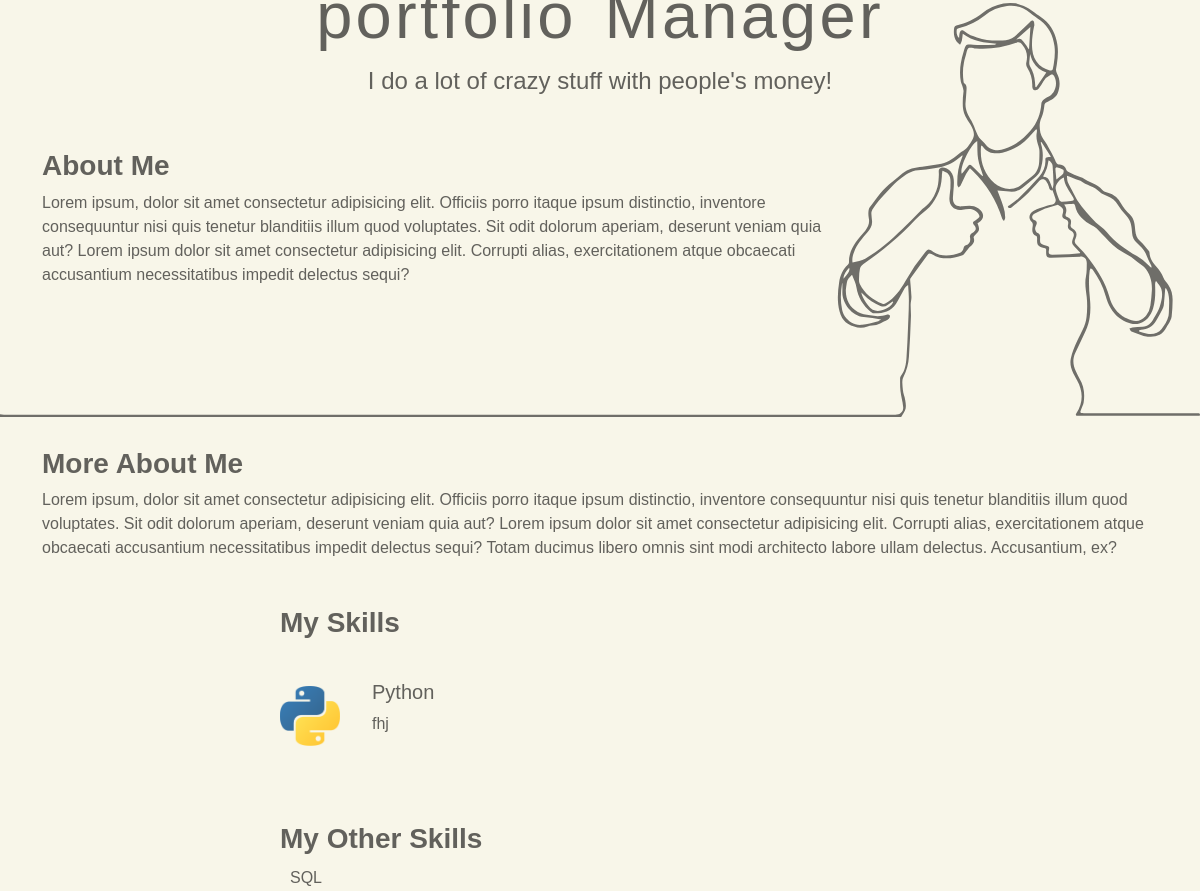
/ (middle part), run on an earlier commit of the app's database.
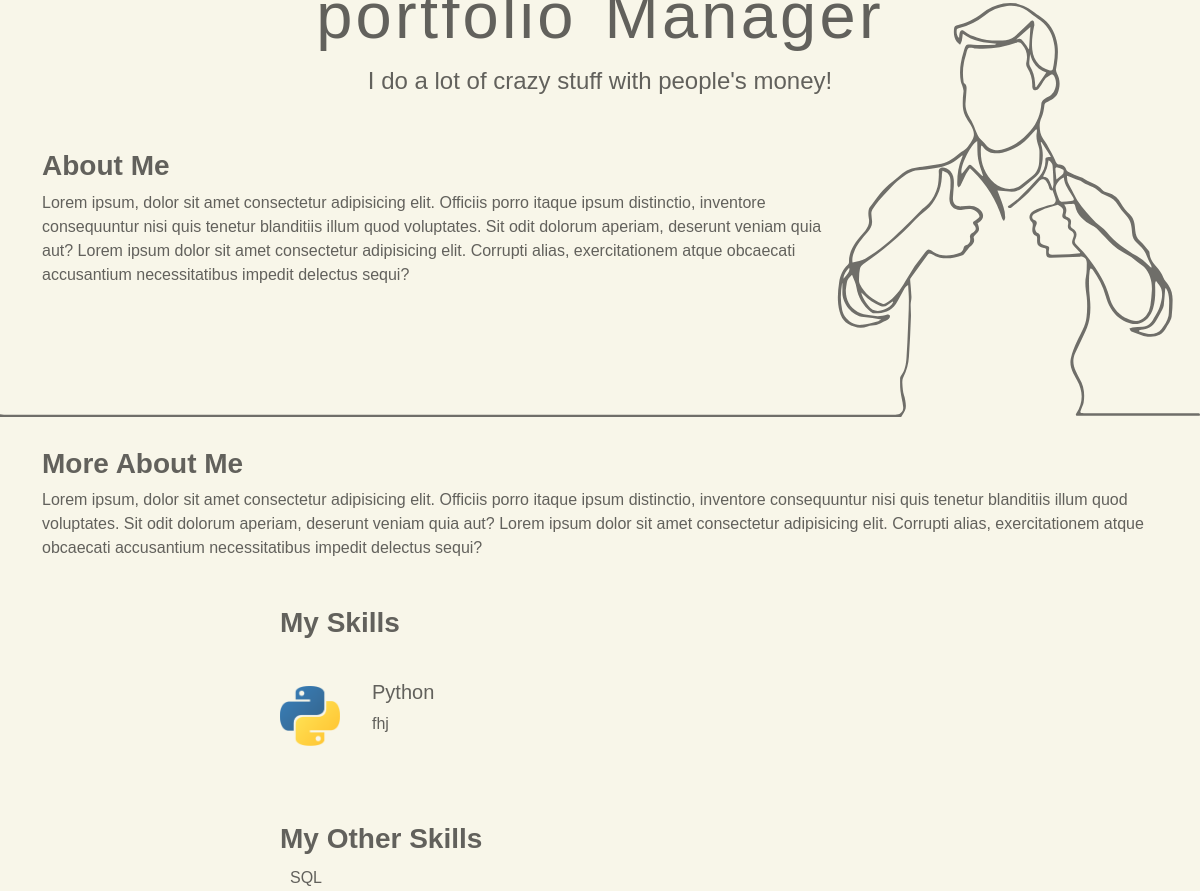
And on a later commit of the database.
### matthewsportfolio/models.py (models this page shows, shortened)
class Person(models.Model):
    first_name = models.CharField(max_length=255, default='Matthew')
    last_name = models.CharField(max_length=255, default='Mohaghegh')
    profile_picture = models.ImageField(null=True, default='static/images/profile.png')
    headline = models.CharField(max_length=255, default='portfolio Manager')
    description = models.CharField(max_length=400, default="I do a lot of crazy stuff with people's money!")
    about = models.TextField(max_length=2000, null=True, blank=True, default='Lorem ipsum, dolor sit amet consectetur adipisicing elit. \
        Officiis porro itaque ipsum distinctio, inventore consequuntur nisi quis tenetur blanditiis illum quod voluptates.\
        Sit odit dolorum aperiam, deserunt veniam quia aut? Lorem ipsum dolor sit amet consectetur adipisicing elit. Corrupti \
        alias, exercitationem atque obcaecati accusantium necessitatibus impedit delectus sequi?')
    more_about = models.TextField(max_length=2000, null=True, blank=True, default='Lorem ipsum, dolor sit amet consectetur adipisicing elit. \
        Officiis porro itaque ipsum distinctio, inventore consequuntur nisi quis tenetur blanditiis illum quod voluptates.\
        Sit odit dolorum aperiam, deserunt veniam quia aut? Lorem ipsum dolor sit amet consectetur adipisicing elit. Corrupti \
        alias, exercitationem atque obcaecati accusantium necessitatibus impedit delectus sequi?')

### matthewsportfolio/views.py (the view)
# urls.py: path('', views.HomePage, name="home"),
def HomePage(request):
    persons = Person.objects.all()
    fields = Field.objects.all()
    projects = Project.objects.all()
    detailed_skills = Skill.objects.exclude(description='')
    skills = Skill.objects.filter(description='')
    endorsements = Endorsement.objects.filter(approved=True)
    form = MessageForm()
    if request.method == 'POST':
        form = MessageForm(request.POST)
        if form.is_valid():
            form.save()
            messages.success(request, 'Your message was successfully sent!')
    context = {'persons': persons, 'fields': fields, 'projects': projects, 'detailed_skills': detailed_skills, 'skills': skills, 'endorsements': endorsements, 'form': form}
    return render(request, 'base/home.html', context)

### matthewsportfolio/templates/base/home.html (shortened to what this page needs)
{% extends 'base/main.html' %}
{% load static %}
{% block content %}
<section id="hero" class="pd-top-30">
    <div class="container">
        <div class="hero-content">
            {% for person in persons %}
            <div class="hero-content-subsection">
                <h3>{{ person.headline }}</h3>
                <p>{{ person.description }}</p>
            </div>
            {% if person.about %}
            <div class="about-me">
                <h3 class="font-bold">About Me</h3>
                <div class="about-me-content"><p>{{ person.about }}</p></div>
            </div>
            {% endif %}
            {% endfor %}
        </div>
    </div>
    <div class="icon"><img src="static/images/man-right-to-left.svg" alt=""></div>
</section>
{% for person in persons %}
{% if person.more_about %}
<section id="more-about-me" class="pd-top-30">
    <div class="container">
        <div class="more-about-me">
            <h3 class="font-bold">More About Me</h3>
            <p>{{ person.more_about }}</p>
        </div>
    </div>
</section>
{% endif %}
{% endfor %}
<section id="skills" class="pd-top-30">
    <div class="container">
        <h3 class="font-bold">My Skills</h3>
        <div class="skills-container">
            {% for detailed_skill in detailed_skills %}
            <div class="skill-wrapper align-items-center">
                {% if detailed_skill.logo %}
                <img class="skill-logo" src="{{ detailed_skill.logo.url }}">
                {% endif %}
                <div class="skill-content">
                    <h5>{{ detailed_skill.title }}</h5>
                    <p>{{ detailed_skill.description }}</p>
                </div>
            </div>
            {% endfor %}
            <h3 class="pd-top-30 font-bold">My Other Skills</h4>
            <div class="other-skills-container">
                {% for skill in skills %}
                <div class="skill-tag">
                    <span>{{ skill.title }}</span>
                </div>
                {% endfor %}
            </div>
        </div>
    </div>
</section>
{% endblock content %}

What changed in the data, as far as the page shows it:
changed Person: more_about "…necessitatibus impedit delectus sequi? Totam ducimus libero omnis sint modi architecto labore ullam delectus. Accusantium, ex?" → "…necessitatibus impedit delectus sequi?"
